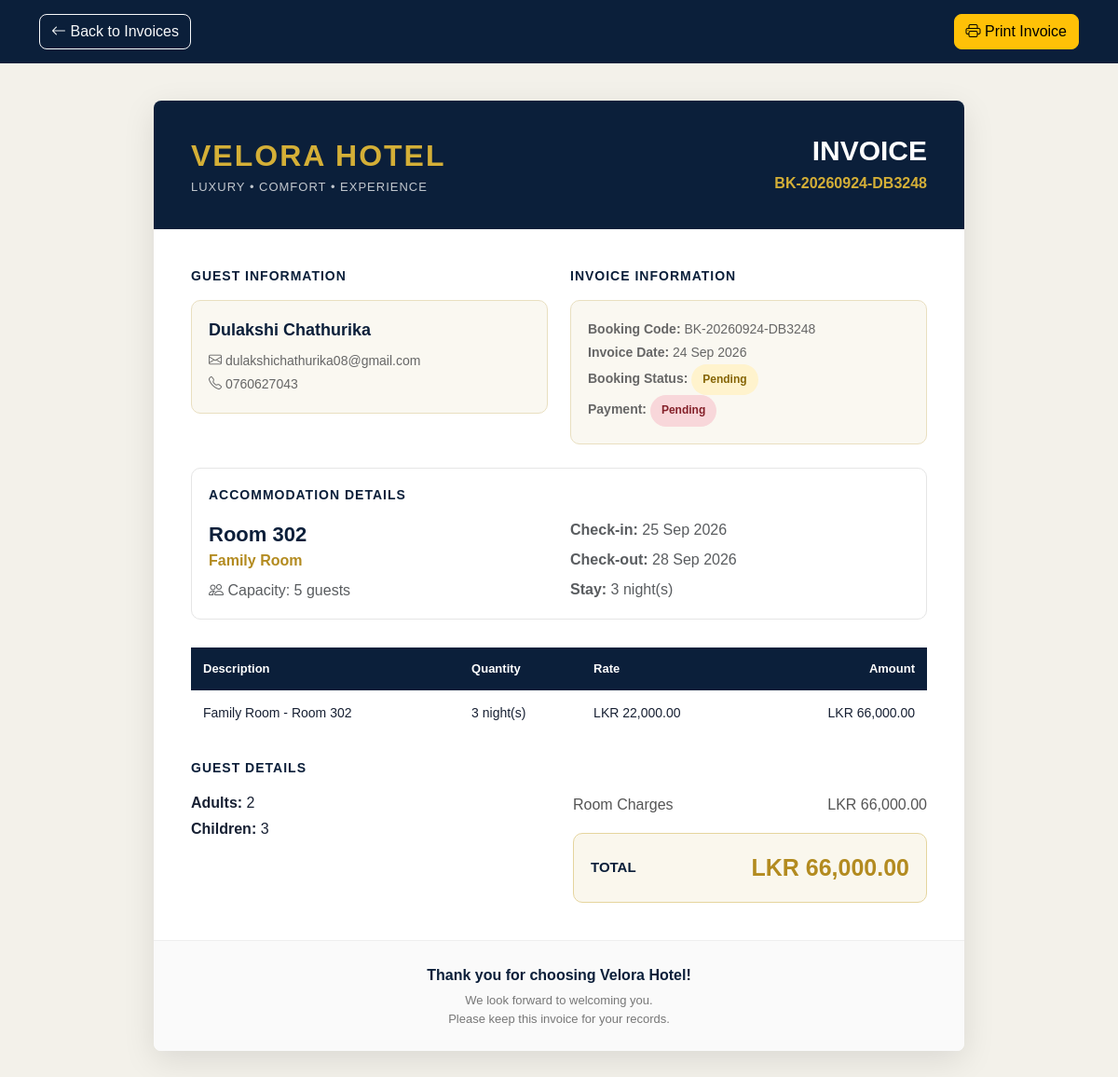
Page /customer/invoice_view.php?id=3 (signed in) on the committed database.
### tables this page shows
CREATE TABLE `bookings` (
  `id` int(11) NOT NULL,
  `booking_code` varchar(50) NOT NULL,
  `customer_id` int(11) NOT NULL,
  `room_id` int(11) NOT NULL,
  `check_in` date NOT NULL,
  `check_out` date NOT NULL,
  `adults` int(11) DEFAULT 1,
  `children` int(11) DEFAULT 0,
  `number_of_nights` int(11) NOT NULL,
  `room_price` decimal(10,2) NOT NULL,
  `total_amount` decimal(10,2) NOT NULL,
  `booking_status` enum('pending','confirmed','checked_in','checked_out','cancelled') DEFAULT 'pending',
  `payment_status` enum('pending','partial','paid') DEFAULT 'pending',
  `special_request` text DEFAULT NULL,
  `created_at` timestamp NOT NULL DEFAULT current_timestamp()
);

CREATE TABLE `users` (
  `id` int(11) NOT NULL,
  `full_name` varchar(100) NOT NULL,
  `email` varchar(100) NOT NULL,
  `phone` varchar(20) DEFAULT NULL,
  `password` varchar(255) NOT NULL,
  `role` enum('admin','receptionist','customer') NOT NULL DEFAULT 'customer',
  `status` enum('active','inactive') NOT NULL DEFAULT 'active',
  `created_at` timestamp NOT NULL DEFAULT current_timestamp()
);

CREATE TABLE `rooms` (
  `id` int(11) NOT NULL,
  `room_number` varchar(20) NOT NULL,
  `room_type_id` int(11) NOT NULL,
  `floor_number` int(11) DEFAULT 1,
  `status` enum('available','occupied','maintenance','cleaning') DEFAULT 'available',
  `description` text DEFAULT NULL,
  `created_at` timestamp NOT NULL DEFAULT current_timestamp()
);

CREATE TABLE `room_types` (
  `id` int(11) NOT NULL,
  `type_name` varchar(100) NOT NULL,
  `description` text DEFAULT NULL,
  `base_price` decimal(10,2) NOT NULL,
  `capacity` int(11) NOT NULL DEFAULT 1,
  `created_at` timestamp NOT NULL DEFAULT current_timestamp()
);

### includes/functions.php (called while the page is built, shortened)
<?php
function e($value)
{
    return htmlspecialchars(
        $value ?? '',
        ENT_QUOTES,
        'UTF-8'
    );
}

### customer/invoice_view.php (the view, shortened to what this page needs)
<?php
require_once "../config/db.php";
require_once "../includes/functions.php";
$customer_id = $_SESSION["user_id"];
$booking_id = $_GET["id"] ?? "";
$booking_id = (int)$booking_id;
$stmt = $pdo->prepare("
    SELECT
        b.id,
        b.booking_code,
        b.check_in,
        b.check_out,
        b.number_of_nights,
        b.adults,
        b.children,
        b.room_price,
        b.total_amount,
        b.booking_status,
        b.payment_status,
        b.special_request,
        b.created_at,
        r.room_number,
        r.floor_number,
        r.description AS room_description,
        rt.type_name,
        rt.capacity,
        u.full_name,
        u.email,
        u.phone
    FROM bookings b
    INNER JOIN rooms r
        ON b.room_id = r.id
    INNER JOIN room_types rt
        ON r.room_type_id = rt.id
    INNER JOIN users u
        ON b.customer_id = u.id
    WHERE b.id = ?
    AND b.customer_id = ?
    LIMIT 1
");
$stmt->execute([
    $booking_id,
    $customer_id
]);
$booking = $stmt->fetch(PDO::FETCH_ASSOC);
?>
<!DOCTYPE html>
<html lang="en">
<head>
    <link
        href="https://cdn.jsdelivr.net/npm/bootstrap@5.3.3/dist/css/bootstrap.min.css"
        rel="stylesheet"
    >
    <link
        href="https://cdn.jsdelivr.net/npm/bootstrap-icons@1.11.3/font/bootstrap-icons.css"
        rel="stylesheet"
    >
</head>
<body>
<div class="action-bar">
    <div class="container d-flex justify-content-between align-items-center">
        <a
            href="invoices.php"
            class="btn btn-outline-light"
        >
            <i class="bi bi-arrow-left"></i>
            Back to Invoices
        </a>
        <button
            onclick="window.print()"
            class="btn btn-warning"
        >
            <i class="bi bi-printer"></i>
            Print Invoice
        </button>
    </div>
</div>
<div class="invoice-wrapper">
    <div class="invoice">
        <div class="invoice-header">
            <div class="row align-items-center">
                <div class="col-md-7">
                    <div class="hotel-name">
                        VELORA HOTEL
                    </div>
                    <div class="hotel-subtitle">
                        LUXURY • COMFORT • EXPERIENCE
                    </div>
                </div>
                <div class="col-md-5">
                    <div class="invoice-title">
                        <h2>
                            INVOICE
                        </h2>
                        <div class="invoice-code">
                            <?= e($booking["booking_code"]) ?>
                        </div>
                    </div>
                </div>
            </div>
        </div>
        <div class="invoice-content">
            <div class="row g-4">
                <div class="col-md-6">
                    <div class="section-title">
                        Guest Information
                    </div>
                    <div class="guest-box">
                        <div class="guest-name">
                            <?= e($booking["full_name"]) ?>
                        </div>
                        <div class="guest-info">
                            <i class="bi bi-envelope"></i>
                            <?= e($booking["email"]) ?>
                            <br>
                            <?php if (!empty($booking["phone"])): ?>
                                <i class="bi bi-telephone"></i>
                                <?= e($booking["phone"]) ?>
                            <?php endif; ?>
                        </div>
                    </div>
                </div>
                <div class="col-md-6">
                    <div class="section-title">
                        Invoice Information
                    </div>
                    <div class="guest-box">
                        <div class="guest-info">
                            <strong>Booking Code:</strong>
                            <?= e($booking["booking_code"]) ?>
                            <br>
                            <strong>Invoice Date:</strong>
                            <?= date(
                                "d M Y",
                                strtotime($booking["created_at"])
                            ) ?>
                            <br>
                            <strong>Booking Status:</strong>
                            <?php
                            $status_class = "status-pending";
                            ?>
                            <span class="status <?= $status_class ?>">
                                <?= ucwords(
                                    str_replace(
                                        "_",
                                        " ",
                                        $booking["booking_status"]
                                    )
                                ) ?>
                            </span>
                            <br>
                            <strong>Payment:</strong>
                            <?php
                            $payment_class = "payment-pending";
                            ?>
                            <span class="status <?= $payment_class ?>">
                                <?= ucfirst($booking["payment_status"]) ?>
                            </span>
                        </div>
                    </div>
                </div>
            </div>
            <div class="room-box">
                <div class="section-title">
                    Accommodation Details
                </div>
                <div class="row">
                    <div class="col-md-6">
                        <div class="room-number">
                            Room <?= e($booking["room_number"]) ?>
                        </div>
                        <div class="room-type">
                            <?= e($booking["type_name"]) ?>
                        </div>
                        <div class="text-muted mt-2">
                            <i class="bi bi-people"></i>
                            Capacity:
                            <?= e($booking["capacity"]) ?> guests
                        </div>
                    </div>
                    <div class="col-md-6">
                        <div class="text-muted">
                            <strong>Check-in:</strong>
                            <?= date(
                                "d M Y",
                                strtotime($booking["check_in"])
                            ) ?>
                        </div>
                        <div class="text-muted mt-2">
                            <strong>Check-out:</strong>
                            <?= date(
                                "d M Y",
                                strtotime($booking["check_out"])
                            ) ?>
                        </div>
                        <div class="text-muted mt-2">
                            <strong>Stay:</strong>
                            <?= e($booking["number_of_nights"]) ?>
                            night(s)
                        </div>
                    </div>
                </div>
            </div>
            <table class="details-table">
                <thead>
                    <tr>
                        <th>
                            Description
                        </th>
                        <th>
                            Quantity
                        </th>
                        <th>
                            Rate
                        </th>
                        <th class="text-end">
                            Amount
                        </th>
                    </tr>
                </thead>
                <tbody>
                    <tr>
                        <td>
                            <?= e($booking["type_name"]) ?>
                            - Room
                            <?= e($booking["room_number"]) ?>
                        </td>
                        <td>
                            <?= e($booking["number_of_nights"]) ?>
                            night(s)
                        </td>
                        <td>
                            LKR
                            <?= number_format(
                                $booking["room_price"],
                                2
                            ) ?>
                        </td>
                        <td class="text-end">
                            LKR
                            <?= number_format(
                                $booking["total_amount"],
                                2
                            ) ?>
                        </td>
                    </tr>
                </tbody>
            </table>
            <div class="row mt-4">
                <div class="col-md-6">
                    <div class="section-title">
                        Guest Details
                    </div>
                    <p class="mb-1">
                        <strong>Adults:</strong>
                        <?= e($booking["adults"]) ?>
                    </p>
                    <p class="mb-1">
                        <strong>Children:</strong>
                        <?= e($booking["children"]) ?>
                    </p>
                </div>
                <div class="col-md-6">
                    <div class="total-section">
                        <div class="amount-row">
                            <span>
                                Room Charges
                            </span>
                            <span>
                                LKR
                                <?= number_format(
                                    $booking["total_amount"],
                                    2
                                ) ?>
                            </span>
                        </div>
                        <div class="grand-total">
                            <span class="grand-total-label">
                                TOTAL
                            </span>
                            <span class="grand-total-price">
                                LKR
                                <?= number_format(
                                    $booking["total_amount"],
                                    2
                                ) ?>
                            </span>
                        </div>
                    </div>
                </div>
            </div>
        </div>
        <div class="invoice-footer">
            <div class="thank-you">
                Thank you for choosing Velora Hotel!
            </div>
            We look forward to welcoming you.
            <br>
            <span>
                Please keep this invoice for your records.
            </span>
        </div>
    </div>
</div>
</body>
</html>

### customer/invoice_view.php (style rules this page uses)
* { box-sizing: border-box; }
body { margin: 0; background: #f3f1ea; color: #172033; font-family: Arial, Helvetica, sans-serif; }
.action-bar { background: #0b1f3a; padding: 15px 20px; }
.action-bar .btn { border-radius: 8px; }
.invoice-wrapper { max-width: 900px; margin: 40px auto; padding: 0 15px; }
.invoice { background: #ffffff; border-radius: 8px; box-shadow: 0 10px 35px rgba(0, 0, 0, 0.10); overflow: hidden; }
.invoice-header { background: #0b1f3a; color: #ffffff; padding: 35px 40px; }
.hotel-name { font-size: 32px; font-weight: 800; letter-spacing: 2px; color: #d4af37; }
.hotel-subtitle { color: #ffffff; opacity: 0.75; font-size: 13px; letter-spacing: 1px; }
.invoice-title { text-align: right; }
.invoice-title h2 { margin: 0; font-size: 30px; font-weight: 700; }
.invoice-code { color: #d4af37; font-weight: 700; margin-top: 5px; }
.invoice-content { padding: 40px; }
.section-title { color: #0b1f3a; font-size: 14px; font-weight: 800; text-transform: uppercase; letter-spacing: 1px; margin-bottom: 15px; }
.guest-box { background: #faf8f1; border: 1px solid #e9dfc0; border-radius: 10px; padding: 18px; }
.guest-name { font-size: 18px; font-weight: 700; color: #0b1f3a; margin-bottom: 7px; }
.guest-info { color: #666; font-size: 14px; line-height: 1.8; }
.details-table { width: 100%; border-collapse: collapse; margin-top: 30px; }
.details-table th { background: #0b1f3a; color: #ffffff; padding: 13px; font-size: 13px; text-align: left; }
.details-table td { padding: 14px 13px; border-bottom: 1px solid #eee; font-size: 14px; }
.details-table tr:last-child td { border-bottom: none; }
.room-box { border: 1px solid #e5e5e5; border-radius: 10px; padding: 18px; margin-top: 25px; }
.room-number { font-size: 22px; font-weight: 800; color: #0b1f3a; }
.room-type { color: #b38b20; font-weight: 700; }
.total-section { margin-top: 30px; margin-left: auto; max-width: 380px; }
.amount-row { display: flex; justify-content: space-between; padding: 8px 0; color: #555; }
.grand-total { display: flex; justify-content: space-between; align-items: center; margin-top: 10px; padding: 18px; background: #faf7ed; border: 1px solid #e5d59e; border-radius: 10px; }
.grand-total-label { font-size: 15px; font-weight: 700; color: #0b1f3a; }
.grand-total-price { font-size: 25px; font-weight: 800; color: #b38b20; }
.status { display: inline-block; padding: 6px 12px; border-radius: 20px; font-size: 12px; font-weight: 700; }
.status-pending { background: #fff3cd; color: #856404; }
.payment-pending { background: #f8d7da; color: #842029; }
.invoice-footer { background: #fafafa; border-top: 1px solid #eee; padding: 25px 40px; text-align: center; color: #777; font-size: 13px; }
.thank-you { color: #0b1f3a; font-size: 16px; font-weight: 700; margin-bottom: 5px; }

### rows in the picture
bookings: booking_code "BK-20260924-DB3248", customer.full_name "Dulakshi Chathurika", customer.email "dulakshichathurika08@gmail.com", customer.phone "0760627043", created_at "24 Sep 2026", booking_status "Pending", payment_status "Pending", room.room_number "302", room_types.type_name "Family Room", room_types.capacity "5", check_in "25 Sep 2026", check_out "28 Sep 2026", number_of_nights "3", room_price "22,000.00", total_amount "66,000.00", adults "2", children "3"
